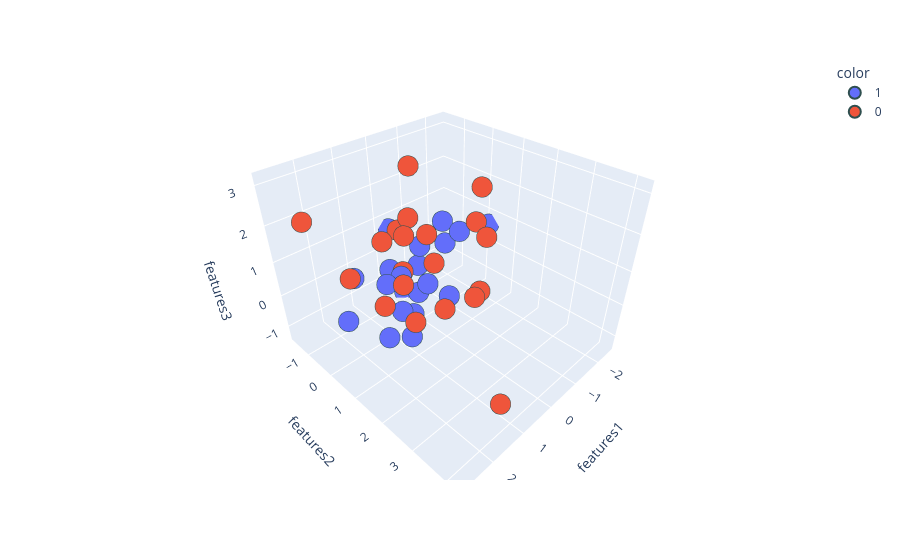

The code cell stored with this chart in its notebook:
### Code cell
import plotly.express as px
fig = px.scatter_3d(df, x=df['features1'], y=df['features2'], z=df['features3'], color=df['target'].astype('str'))
fig.update_traces(marker=dict(size=12,
                              line=dict(width=2,
                                        color='DarkSlateGrey')),
                    selector=dict(mode='markers'))

fig.show()

### Figure 1 — Plotly figure (JSON) as saved in the notebook; plotly's stock layout.template omitted (floating-point values rounded to 4 significant figures)
{"data": [{"hovertemplate": "color=1<br>features1=%{x}<br>features2=%{y}<br>features3=%{z}<extra></extra>", "legendgroup": "1", "marker": {"color": "#636efa", "line": {"color": "DarkSlateGrey", "width": 2}, "size": 12, "symbol": "circle"}, "mode": "markers", "name": "1", "scene": "scene", "showlegend": true, "type": "scatter3d", "x": [-0.3675, 0.4206, 1.968, -2.506, 0.3223, -0.3316, 0.667, -1.01, 0.2411, -0.04544, -0.9926, -0.4208, 0.9486, 1.415, 1.045, -1.838, 0.1901, -0.02254, 1.267, 1.772], "y": [-1.137, 0.4116, -0.5478, 0.147, 0.06034, -1.632, 0.02581, 0.4417, -0.9525, 1.041, -0.1613, -0.552, 0.7017, 0.4577, 0.5382, -0.9388, 0.5121, 0.01342, 0.1736, -0.3475], "z": [-1.322, -0.07132, -0.6794, 0.6062, -1.043, 0.6191, -0.7776, 1.129, -0.1363, -0.09403, 1.192, -0.1211, -1.051, 0.7289, 0.8121, -0.2018, 0.1315, 0.9359, -1.223, 0.6701]}, {"hovertemplate": "color=0<br>features1=%{x}<br>features2=%{y}<br>features3=%{z}<extra></extra>", "legendgroup": "0", "marker": {"color": "#EF553B", "line": {"color": "DarkSlateGrey", "width": 2}, "size": 12, "symbol": "circle"}, "mode": "markers", "name": "0", "scene": "scene", "showlegend": true, "type": "scatter3d", "x": [0.1771, 1.425, 2.224, -0.7233, 2.823, -1.39, 0.3849, 1.677, 1.438, 0.2907, 0.7319, -1.028, -0.7643, 2.011, 0.8989, 1.01, 1.251, 0.2046, 0.7489, 1.234], "y": [-0.5981, 1.441, 0.2304, 1.461, -0.3329, 0.6667, 1.324, 4.188, 1.1, 0.867, 0.5174, 1.131, 1.567, 1.921, 0.436, 1.438, 0.1864, -0.01154, 2.593, 0.05278], "z": [1.227, 0.1826, 1.192, -0.08537, 2.637, 1.344, -0.1032, -0.08056, 1.065, 0.9826, 2.245, 2.603, 1.549, 2.933, 0.821, 2.328, 1.704, 3.151, 1.171, -0.2616]}], "layout": {"legend": {"title": {"text": "color"}, "tracegroupgap": 0}, "margin": {"t": 60}, "scene": {"domain": {"x": [0, 1], "y": [0, 1]}, "xaxis": {"title": {"text": "features1"}}, "yaxis": {"title": {"text": "features2"}}, "zaxis": {"title": {"text": "features3"}}}}}
